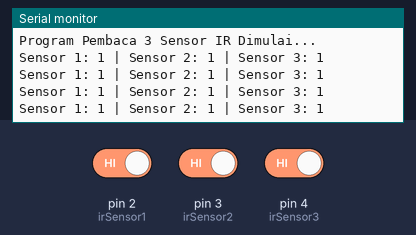
A program run on a simulated Arduino Uno, built with avr-gcc and run on an emulated ATmega328P. Shown: the last lines printed to the serial monitor. The test bench sets the inputs (shaded band); at power-on: pin 2 (irSensor1) HIGH, pin 3 (irSensor2) HIGH, pin 4 (irSensor3) HIGH.

Above: at 1.8 s.
1.9 s: pin 2 (irSensor1) driven LOW
At 2.4 s:
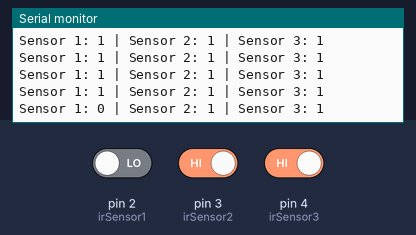
3.4 s: pin 3 (irSensor2) driven LOW
At 3.9 s:
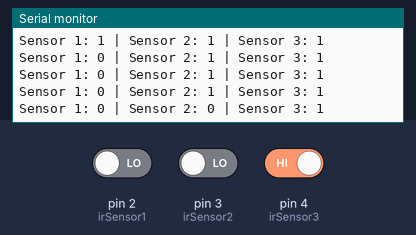
4.9 s: pin 4 (irSensor3) driven LOW
At 5.4 s:
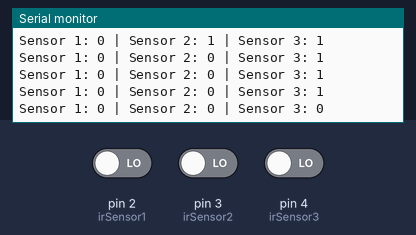
6.4 s: pin 2 (irSensor1) driven HIGH
At 6.9 s:
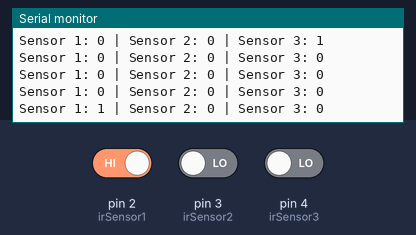
7.9 s: pin 3 (irSensor2) driven HIGH
At 8.4 s:
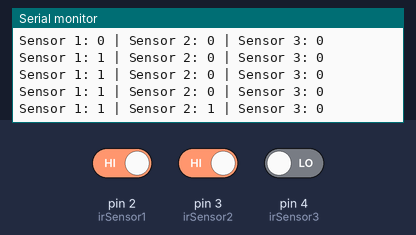

Measured:
- after the input at 1.9 s, the serial monitor: prints a new line after 0.12 s (image 1)
- after the input at 3.4 s, the serial monitor: prints a new line after 0.12 s (image 2)
- after the input at 4.9 s, the serial monitor: prints a new line after 0.12 s (image 3)
- after the input at 6.4 s, the serial monitor: prints a new line after 0.12 s (image 4)
- after the input at 7.9 s, the serial monitor: prints a new line after 0.12 s (image 5)

The program:

main.cpp
```cpp
#include <Arduino.h>

// Deklarasi pin digital untuk 3 sensor IR (Anda bisa menyesuaikan nomor pin-nya)
const int irSensor1 = 2; // IR Sensor 1 terhubung ke pin digital 2
const int irSensor2 = 3; // IR Sensor 2 terhubung ke pin digital 3
const int irSensor3 = 4; // IR Sensor 3 terhubung ke pin digital 4

void setup() {
  // Mengaktifkan komunikasi serial
  Serial.begin(9600);

  // Mengatur pin sensor sebagai jalur INPUT
  pinMode(irSensor1, INPUT);
  pinMode(irSensor2, INPUT);
  pinMode(irSensor3, INPUT);

  Serial.println("Program Pembaca 3 Sensor IR Dimulai...");
}

void loop() {
  // Membaca status masing-masing sensor (1/HIGH jika tidak ada halangan, 0/LOW jika mendeteksi objek, tergantung jenis sensornya)
  int valSensor1 = digitalRead(irSensor1);
  int valSensor2 = digitalRead(irSensor2);
  int valSensor3 = digitalRead(irSensor3);

  // Menampilkan hasil bacaan ke Serial Monitor
  Serial.print("Sensor 1: ");
  Serial.print(valSensor1);
  Serial.print(" | Sensor 2: ");
  Serial.print(valSensor2);
  Serial.print(" | Sensor 3: ");
  Serial.println(valSensor3);

  // Jeda 500 ms (setengah detik) sebelum membaca ulang
  delay(500);
}
```
